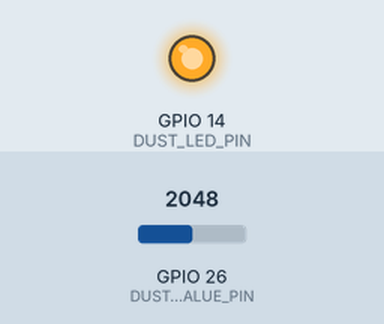
Bench run of a sketch on a simulated ESP32. On the bench: output pins drawn as LEDs (lit = HIGH). The inputs (shaded band) are chosen by the test bench; at power-on: GPIO 26 (DUST_VALUE_PIN) = 2048. What the sketch prints to the serial monitor is not drawn.

Above: at 0.1 s.
Timing chart, 0 to 1.6 s (numbered marks = the images above):
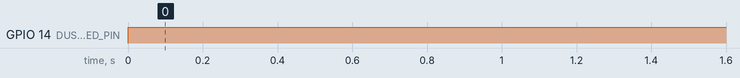

Measured:
- by itself, GPIO 14 (DUST_LED_PIN): LOW → HIGH at 0.00 s

The sketch:

GP2Y10.ino
```cpp
#include<DHT.h>

#define DUST_LED_PIN 14
#define DUST_VALUE_PIN 26

void setup() {
  Serial.begin(9600);
  pinMode(DUST_LED_PIN, OUTPUT);
}

void loop() {

  digitalWrite(DUST_LED_PIN, LOW);
  delayMicroseconds(280);
  int value = analogRead(DUST_VALUE_PIN);
  delayMicroseconds(40);
  digitalWrite(DUST_LED_PIN, HIGH);
  delayMicroseconds(9680);
  Serial.println(value);
  delay(100);
}
```
